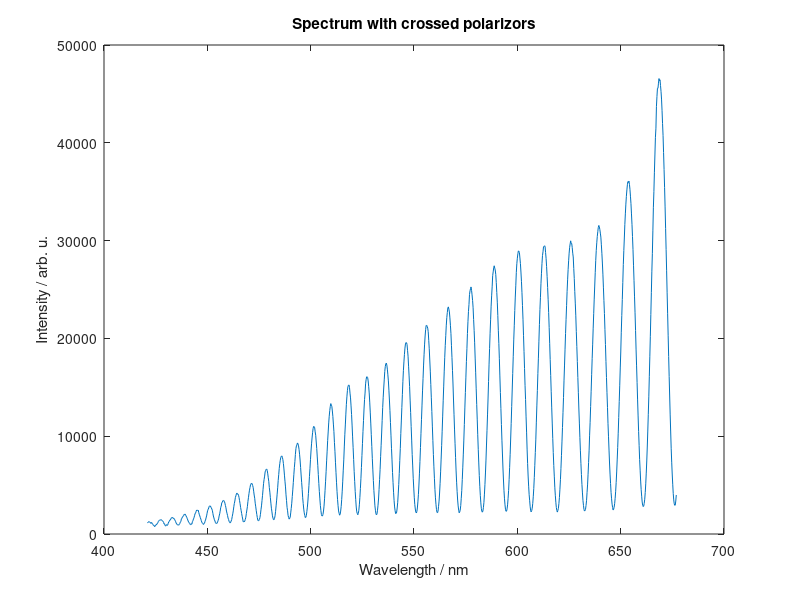

Recreate this plot in MATLAB.
A = [1 420.93 11591 421.185 11651 421.439 12101 421.694 12761 421.948 12241 422.202 11931 422.457 11801 422.711 10771 422.966 11791 423.22 11051 423.474 10581 423.729 9521 423.983 8671 424.237 8671 424.492 7491 424.746 8401 425 9221 425.255 9261 425.509 10061 425.763 10481 426.018 11471 426.272 12721 426.526 13441 426.78 14021 427.035 14451 427.289 14161 427.543 14591 427.797 14591 428.052 13841 428.306 13231 428.56 12941 428.814 11961 429.068 10281 429.323 10451 429.577 8561 429.831 8081 430.085 8951 430.339 9641 430.593 8741 430.848 9461 431.102 11071 431.356 12471 431.61 12901 431.864 14291 432.118 14411 432.372 15691 432.626 16611 432.88 16571 433.134 17091 433.388 16401 433.642 15621 433.896 15901 434.151 14611 434.405 13981 434.659 12581 434.913 11271 435.167 10341 435.421 9641 435.674 9101 435.928 9411 436.182 9111 436.436 9801 436.69 10751 436.944 12241 437.198 12771 437.452 15621 437.706 16001 437.96 17501 438.214 18051 438.468 18611 438.722 19981 438.975 19661 439.229 20431 439.483 19081 439.737 18571 439.991 17031 440.245 16041 440.498 14421 440.752 13171 441.006 11961 441.26 11231 441.514 10761 441.767 9601 442.021 9531 442.275 10471 442.529 10161 442.782 12791 443.036 13551 443.29 15501 443.544 16621 443.797 18621 444.051 20761 444.305 21541 444.558 22971 444.812 24501 445.066 24171 445.319 24081 445.573 24421 445.827 22051 446.08 20221 446.334 18511 446.588 16981 446.841 15161 447.095 13711 447.348 11741 447.602 11141 447.856 10761 448.109 9731 448.363 10621 448.616 11031 448.87 12921 449.123 14191 449.377 16441 449.63 18471 449.884 21241 450.137 24151 450.391 25061 450.644 26541 450.898 28281 451.151 28671 451.405 28681 451.658 27761 451.912 26931 452.165 25491 452.418 24251 452.672 21121 452.925 18381 453.179 16451 453.432 14461 453.686 13361 453.939 11511 454.192 10851 454.446 10791 454.699 11051 454.952 12381 455.206 13751 455.459 15411 455.712 18441 455.966 20611 456.219 23411 456.472 27231 456.726 28471 456.979 31991 457.232 32341 457.485 33941 457.739 34281 457.992 34051 458.245 33361 458.498 31501 458.752 29171 459.005 26811 459.258 23471 459.511 21201 459.764 19031 460.018 16311 460.271 14811 460.524 12921 460.777 11931 461.03 11331 461.283 12101 461.536 13241 461.79 14871 462.043 17771 462.296 20601 462.549 23681 462.802 27821 463.055 31181 463.308 33671 463.561 37201 463.814 39121 464.067 40851 464.32 41801 464.573 40721 464.826 40781 465.079 39671 465.332 37441 465.585 34101 465.838 31071 466.091 27161 466.344 24211 466.597 20961 466.85 18121 467.103 15351 467.356 12481 467.609 12711 467.862 12441 468.115 13381 468.368 14941 468.621 17151 468.874 20871 469.127 24511 469.379 27951 469.632 33171 469.885 37091 470.138 41231 470.391 44821 470.644 47521 470.896 50281 471.149 51241 471.402 52001 471.655 51441 471.908 49671 472.16 47761 472.413 43801 472.666 39801 472.919 36571 473.172 31471 473.424 27801 473.677 23781 473.93 19941 474.182 16851 474.435 14021 474.688 13421 474.941 13771 475.193 14971 475.446 16671 475.699 20131 475.951 24791 476.204 28751 476.457 34211 476.709 39551 476.962 45681 477.214 51811 477.467 55851 477.72 59191 477.972 63571 478.225 65081 478.477 66071 478.73 66401 478.982 64971 479.235 61541 479.488 57491 479.74 53511 479.993 47441 480.245 42821 480.498 37111 480.75 31571 481.003 26361 481.255 22651 481.508 18551 481.76 16201 482.013 14711 482.265 14641 482.517 16021 482.77 18671 483.022 23181 483.275 28811 483.527 34631 483.78 40751 484.032 47251 484.284 54651 484.537 60701 484.789 67001 485.041 71851 485.294 75391 485.546 78431 485.799 79291 486.051 79871 486.303 78441 486.555 76001 486.808 71991 487.06 66541 487.312 60191 487.565 53981 487.817 48151 488.069 40091 488.321 34131 488.574 27211 488.826 23711 489.078 18821 489.33 17191 489.583 15231 489.835 16131 490.087 16901 490.339 21571 490.591 26111 490.844 31491 491.096 38321 491.348 45121 491.6 52671 491.852 60591 492.104 67811 492.356 73971 492.609 81311 492.861 87351 493.113 90181 493.365 91451 493.617 93101 493.869 92201 494.121 90101 494.373 86571 494.625 81601 494.877 75641 495.129 68051 495.381 60341 495.633 52801 495.885 45691 496.137 37031 496.389 31151 496.641 25521 496.893 21631 497.145 19021 497.397 16771 497.649 17151 497.901 18771 498.153 22961 498.405 27501 498.657 33711 498.909 41281 499.161 49681 499.412 58931 499.664 67181 499.916 76381 500.168 84861 500.42 92201 500.672 98171 500.924 103541 501.175 107871 501.427 110051 501.679 109591 501.931 108651 502.183 104421 502.435 100911 502.686 94061 502.938 87421 503.19 78771 503.442 70231 503.693 60891 503.945 51681 504.197 43371 504.449 35911 504.7 28981 504.952 24001 505.204 19881 505.455 18461 505.707 18531 505.959 20041 506.21 23501 506.462 28501 506.714 36001 506.965 44671 507.217 54001 507.469 63731 507.72 74781 507.972 84731 508.223 95751 508.475 104351 508.727 113601 508.978 120451 509.23 126101 509.481 130381 509.733 133341 509.984 131671 510.236 130671 510.488 125781 510.739 120161 510.991 112391 511.242 104781 511.494 93681 511.745 84611 511.997 73401 512.248 63091 512.499 52931 512.751 43581 513.002 35401 513.254 28951 513.505 23571 513.757 21151 514.008 19231 514.259 20071 514.511 23441 514.762 28101 515.014 35331 515.265 43801 515.516 54031 515.768 65321 516.019 75791 516.27 89021 516.522 101461 516.773 111521 517.024 122571 517.276 132631 517.527 140221 517.778 146591 518.03 150911 518.281 151871 518.532 152421 518.783 149921 519.035 143991 519.286 139171 519.537 130981 519.788 122211 520.039 111361 520.291 99301 520.542 88261 520.793 76111 521.044 64031 521.295 53711 521.547 43551 521.798 35141 522.049 27561 522.3 22671 522.551 21071 522.802 19721 523.053 21331 523.304 24171 523.556 29831 523.807 37331 524.058 46441 524.309 56461 524.56 68071 524.811 80311 525.062 92361 525.313 104711 525.564 115951 525.815 127811 526.066 137471 526.317 144091 526.568 153521 526.819 157821 527.07 160711 527.321 160711 527.572 159931 527.823 156441 528.074 150601 528.325 144251 528.576 134851 528.827 124621 529.078 113421 529.329 101551 529.579 89591 529.83 76981 530.081 65571 530.332 54761 530.583 44531 530.834 36811 531.085 28791 531.336 24291 531.586 20601 531.837 19601 532.088 20561 532.339 24321 532.59 29431 532.84 35791 533.091 45501 533.342 55511 533.593 66101 533.843 79051 534.094 90721 534.345 103281 534.596 116201 534.846 129221 535.097 139851 535.348 149281 535.599 157611 535.849 166101 536.1 171181 536.351 173881 536.601 174801 536.852 172711 537.103 168561 537.353 162791 537.604 156541 537.855 147071 538.105 136991 538.356 126251 538.606 113931 538.857 101061 539.108 87651 539.358 75771 539.609 62851 539.859 52651 540.11 42721 540.36 34241 540.611 27671 540.861 23791 541.112 20811 541.362 21251 541.613 22431 541.863 26631 542.114 32411 542.364 40961 542.615 50671 542.865 61981 543.116 75001 543.366 87351 543.617 102691 543.867 115591 544.117 129271 544.368 142471 544.618 155771 544.869 166981 545.119 175951 545.369 183621 545.62 190091 545.87 194261 546.121 195771 546.371 195501 546.621 193971 546.872 187831 547.122 181801 547.372 171591 547.623 161631 547.873 150731 548.123 136931 548.373 124191 548.624 109841 548.874 96031 549.124 81271 549.374 69571 549.625 57031 549.875 46971 550.125 37581 550.375 30271 550.626 25531 550.876 22481 551.126 21541 551.376 22781 551.626 26621 551.876 32841 552.127 40231 552.377 50071 552.627 61511 552.877 74171 553.127 88421 553.377 102981 553.627 117301 553.877 131801 554.128 146321 554.378 159031 554.628 172741 554.878 183831 555.128 194161 555.378 202481 555.628 208961 555.878 213301 556.128 213211 556.378 212321 556.628 210531 556.878 206901 557.128 198021 557.378 189381 557.628 177921 557.878 166541 558.128 152951 558.378 139251 558.628 125291 558.878 110321 559.128 95681 559.378 81421 559.627 68691 559.877 57001 560.127 45561 560.377 36971 560.627 30361 560.877 25021 561.127 22081 561.377 21801 561.626 23291 561.876 28291 562.126 33631 562.376 41921 562.626 51801 562.875 63531 563.125 76621 563.375 90331 563.625 105111 563.875 120551 564.124 136211 564.374 151221 564.624 166561 564.874 180731 565.123 192871 565.373 203151 565.623 213551 565.872 221301 566.122 226481 566.372 231061 566.621 232231 566.871 229871 567.121 227061 567.37 220981 567.62 213481 567.87 205161 568.119 192971 568.369 180411 568.619 167361 568.868 153371 569.118 136991 569.367 121941 569.617 106411 569.867 92271 570.116 78051 570.366 64471 570.615 52991 570.865 43311 571.114 34741 571.364 28711 571.613 24401 571.863 21721 572.112 22581 572.362 24531 572.611 29071 572.861 36501 573.11 44621 573.36 55881 573.609 68361 573.859 81711 574.108 96061 574.357 112031 574.607 128901 574.856 144621 575.106 160401 575.355 176221 575.604 189471 575.854 205001 576.103 217071 576.352 227481 576.602 234721 576.851 244851 577.1 248651 577.35 250781 577.599 252641 577.848 249101 578.098 244501 578.347 238821 578.596 231321 578.846 219231 579.095 208221 579.344 195491 579.593 179901 579.843 164791 580.092 148421 580.341 132561 580.59 117451 580.839 101471 581.089 86611 581.338 72661 581.587 59781 581.836 48851 582.085 39501 582.334 31841 582.584 26211 582.833 23001 583.082 22361 583.331 23471 583.58 26971 583.829 32331 584.078 40771 584.327 50701 584.576 62411 584.826 75571 585.075 90981 585.324 106021 585.573 121771 585.822 138051 586.071 155841 586.32 173691 586.569 189691 586.818 205281 587.067 219011 587.316 232981 587.565 243511 587.814 252721 588.063 264161 588.312 268021 588.561 272041 588.81 274261 589.059 271821 589.307 269891 589.556 265491 589.805 257181 590.054 246991 590.303 237051 590.552 223401 590.801 208351 591.05 194801 591.299 179191 591.547 161631 591.796 144691 592.045 128291 592.294 111981 592.543 95921 592.792 81811 593.04 67501 593.289 55211 593.538 44321 593.787 35991 594.035 29811 594.284 24821 594.533 23241 594.782 23341 595.03 25701 595.279 29801 595.528 36571 595.777 44621 596.025 55551 596.274 68211 596.523 81541 596.771 97121 597.02 113121 597.269 130211 597.517 147261 597.766 164161 598.015 181231 598.263 198481 598.512 212891 598.76 228521 599.009 242281 599.258 254401 599.506 267511 599.755 276381 600.003 282011 600.252 286451 600.501 289461 600.749 289111 600.998 287771 601.246 282201 601.495 276461 601.743 267861 601.992 258411 602.24 246731 602.489 233491 602.737 219631 602.986 203201 603.234 186581 603.483 169241 603.731 152041 603.979 137471 604.228 119761 604.476 104171 604.725 86801 604.973 71941 605.221 59281 605.47 48921 605.718 40151 605.967 34001 606.215 27831 606.463 23741 606.712 22681 606.96 23951 607.208 26481 607.457 31291 607.705 38071 607.953 46601 608.202 57641 608.45 70271 608.698 83411 608.946 96991 609.195 114411 609.443 130971 609.691 146711 609.939 164111 610.188 179811 610.436 197131 610.684 214051 610.932 229541 611.18 242081 611.429 255921 611.677 266611 611.925 276681 612.173 284821 612.421 288551 612.669 293661 612.918 294111 613.166 294691 613.414 294221 613.662 287821 613.91 281881 614.158 273381 614.406 263381 614.654 252131 614.902 240001 615.151 226521 615.399 211211 615.647 195051 615.895 178331 616.143 162141 616.391 145441 616.639 128951 616.887 113441 617.135 97781 617.383 83211 617.631 70101 617.879 59151 618.127 47871 618.375 39651 618.623 32501 618.87 27061 619.118 23991 619.366 22411 619.614 24121 619.862 26261 620.11 31091 620.358 37291 620.606 45801 620.854 55541 621.102 67141 621.349 80081 621.597 94191 621.845 108861 622.093 124061 622.341 139531 622.589 157311 622.836 172751 623.084 188981 623.332 205101 623.58 219531 623.828 233431 624.075 247861 624.323 259881 624.571 270281 624.819 279361 625.066 287191 625.314 293161 625.562 296771 625.809 299781 626.057 296841 626.305 297061 626.553 293021 626.8 287141 627.048 283241 627.296 271581 627.543 261331 627.791 247911 628.039 236081 628.286 223111 628.534 206871 628.781 191831 629.029 176351 629.277 160021 629.524 144401 629.772 127821 630.019 113411 630.267 98641 630.514 85051 630.762 72271 631.009 60831 631.257 50651 631.505 42001 631.752 34321 632 29281 632.247 25031 632.495 23541 632.742 23841 632.989 25251 633.237 29151 633.484 34051 633.732 42331 633.979 50191 634.227 61121 634.474 73061 634.722 85031 634.969 101041 635.216 114231 635.464 130371 635.711 146001 635.958 162851 636.206 179281 636.453 194131 636.701 210481 636.948 225221 637.195 240181 637.443 253551 637.69 267181 637.937 279841 638.184 289911 638.432 297751 638.679 304221 638.926 309051 639.174 313581 639.421 315481 639.668 314021 639.915 311441 640.163 307651 640.41 303611 640.657 295701 640.904 287061 641.151 277061 641.399 265691 641.646 252411 641.893 238671 642.14 225421 642.387 209031 642.634 193731 642.882 176361 643.129 160131 643.376 144491 643.623 129531 643.87 112781 644.117 99411 644.364 85811 644.611 72601 644.858 61271 645.105 51691 645.352 42491 645.599 36001 645.847 30501 646.094 27131 646.341 24571 646.588 25361 646.835 27331 647.082 30971 647.329 36461 647.576 43711 647.823 52711 648.07 63431 648.316 75741 648.563 88601 648.81 103071 649.057 119201 649.304 135571 649.551 152161 649.798 169791 650.045 186101 650.292 206341 650.539 223361 650.786 239681 651.032 257281 651.279 275561 651.526 289931 651.773 302691 652.02 316611 652.267 327361 652.514 337311 652.76 345261 653.007 351831 653.254 357101 653.501 360311 653.747 359401 653.994 360851 654.241 357591 654.488 352491 654.734 345421 654.981 337821 655.228 327301 655.475 316641 655.721 304131 655.968 290741 656.215 274851 656.461 259001 656.708 242471 656.955 226181 657.201 208161 657.448 189061 657.695 171901 657.941 155011 658.188 137111 658.435 120741 658.681 104781 658.928 90661 659.174 76061 659.421 65271 659.668 54141 659.914 45531 660.161 38671 660.407 32741 660.654 29241 660.9 28101 661.147 28631 661.393 31311 661.64 35531 661.886 42431 662.133 51281 662.379 62271 662.626 74661 662.872 88951 663.119 105281 663.365 122421 663.612 140251 663.858 160811 664.105 181191 664.351 202161 664.597 224411 664.844 246721 665.09 268731 665.337 287021 665.583 309971 665.829 334131 666.076 350061 666.322 369941 666.568 387561 666.815 405651 667.061 414961 667.307 437261 667.554 447261 667.8 455761 668.046 455721 668.293 460981 668.539 465681 668.785 463491 669.031 464481 669.278 458551 669.524 452621 669.77 444711 670.016 433231 670.263 419721 670.509 407571 670.755 390151 671.001 372701 671.247 354441 671.494 334471 671.74 312561 671.986 291051 672.232 269121 672.478 246591 672.724 225161 672.971 203271 673.217 181481 673.463 161091 673.709 141121 673.955 121781 674.201 104321 674.447 87141 674.693 73471 674.939 61351 675.185 50931 675.431 41551 675.677 34871 675.923 30831 676.169 29301 676.415 29661 676.662 33691 676.908 3991];plot(A(:,2),A(:,3))xlabel('Wavelength / nm')ylabel('Intensity / arb. u.')title('Spectrum with crossed polarizors')